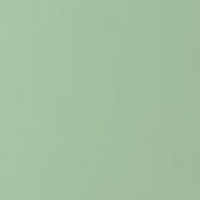
#> input picture pix2pix/share/sim_0.png, 200 x 200 px
$ python calc_image_similarity.py
#> lines starting #> are read from the running program, lines starting #| are printed output that depends on the picture; long printed decimals are rounded
import cv2
# import imagehash
from PIL import Image
import numpy as np
from scipy.spatial import distance

"""
def get_hash(img_path):
    try:
        hash_val = imagehash.phash(Image.open(img_path))
    except cv2.error:
        return "error"
    return hash
"""

def hash_array_to_hash_hex(hash_array):
  # convert hash array of 0 or 1 to hash string in hex
  hash_array = np.array(hash_array, dtype = np.uint8)
  hash_str = ''.join(str(i) for i in 1 * hash_array.flatten())
  return (hex(int(hash_str, 2)))

def hash_hex_to_hash_array(hash_hex):
  # convert hash string in hex to hash values of 0 or 1
  hash_str = int(hash_hex, 16)
  array_str = bin(hash_str)[2:]
  return np.array([i for i in array_str], dtype = np.float32)

def hash_main(img_path):
#> called with img_path = 'share/sim_0.png'
  img = cv2.imread(img_path)
#> img is the input picture: shape (200, 200, 3); mean B, G, R 162, 191.1, 163.1
  # resize image and convert to gray scale
  img = cv2.resize(img, (64, 64))
#> img: shape (64, 64, 3)
  img = cv2.cvtColor(img, cv2.COLOR_BGR2GRAY)
#> img: shape (64, 64)
  img = np.array(img, dtype = np.float32)
  # calculate dct of image
  dct = cv2.dct(img)
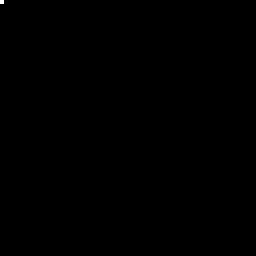
#> dct: shape (64, 64) float32 (shown 4 times larger); min -6.15, max 11485.6, mean 2.9; drawn with min black and max white
  # to reduce hash length take only 8*8 top-left block
  # as this block has more information than the rest
  dct_block = dct[: 8, : 8]
  # caclulate mean of dct block excluding first term i.e, dct(0, 0)
  dct_average = (dct_block.mean() * dct_block.size - dct_block[0, 0]) / (dct_block.size - 1)
#> dct_average = 4.57
  # convert dct block to binary values based on dct_average
  dct_block[dct_block < dct_average] = 0.0
  dct_block[dct_block != 0] = 1.0

  return hash_array_to_hash_hex(dct_block.flatten())
#> in hash_array_to_hash_hex, `hash_array = np.array(hash_array, dtype = np.uint8)`: hash_array = 64 values, max 1 at index 0, min 0 at index 4, mean 0.125


hash0 = hash_main("share/sim_0.png")
#> hash0 = '0xf4c0020000000000'
hash1 = hash_main("share/sim_1.png")
#> call 2 of hash_main, with img_path = 'share/sim_1.png'
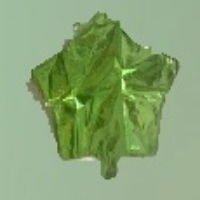
#> input picture pix2pix/share/sim_1.png, 200 x 200 px
#> in hash_main, img is the input picture: shape (200, 200, 3); mean B, G, R 115.4, 163.4, 135.6
#> in hash_main (call 2), `img = cv2.resize(img, (64, 64))`:
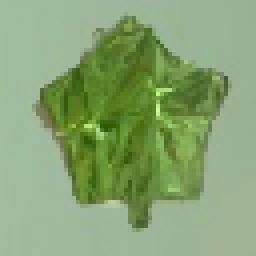
#> img: shape (64, 64, 3) (shown 4 times larger); mean B, G, R 115.3, 163.3, 135.5
#> in hash_main (call 2), `img = cv2.cvtColor(img, cv2.COLOR_BGR2GRAY)`:
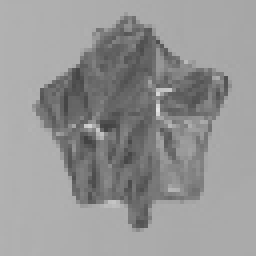
#> img: shape (64, 64) (shown 4 times larger); min 65, max 225, mean 149.5
#> in hash_main (call 2), `dct_average = (dct_block.mean() * dct_block.size - dct_block[0, 0]) / ..`: dct_average = 24.19
#> hash1 = '0xf273c7a09f0a58c0'
hash2 = hash_main("share/sim_2.png")
#> call 3 of hash_main, with img_path = 'share/sim_2.png'
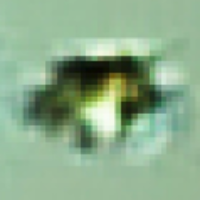
#> input picture pix2pix/share/sim_2.png, 200 x 200 px
#> in hash_main, img is the input picture: shape (200, 200, 3); mean B, G, R 139.6, 172.2, 140
#> in hash_main (call 3), `img = cv2.resize(img, (64, 64))`:
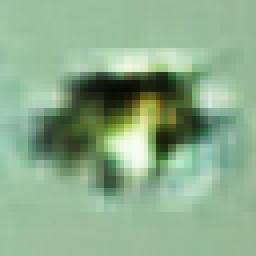
#> img: shape (64, 64, 3) (shown 4 times larger); mean B, G, R 139.7, 172.3, 140.1
#> in hash_main (call 3), `img = cv2.cvtColor(img, cv2.COLOR_BGR2GRAY)`:
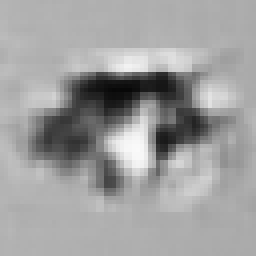
#> img: shape (64, 64) (shown 4 times larger); min 8, max 250, mean 159
#> in hash_main (call 3), `dct_average = (dct_block.mean() * dct_block.size - dct_block[0, 0]) / ..`: dct_average = 14.7
#> hash2 = '0xb961c69e0d63300c'
print(hash0, hash1, hash2)
#> (printed output is left out)

dis1 = distance.hamming(list(hash0), list(hash1))
#> dis1 = 0.667
dis2 = distance.hamming(list(hash0), list(hash2))
#> dis2 = 0.722
print(dis1, dis2)
#| 0.6667 0.7222

"""
dis1 = distance.hamming(hash_val0, hash_val1)
dis2 = distance.hamming(hash_val1, hash_val2)
print(dis1, dis2)
"""

# https://ichi.pro/python-no-gazo-hasshu-gijutsu-o-shiyoshita-gazo-kensaku-enjin-253388535941367
